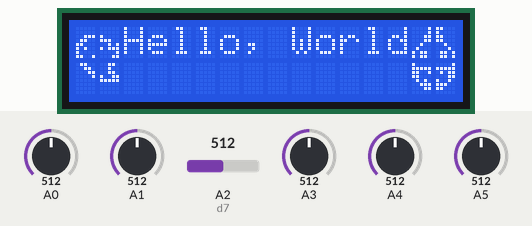
Bench run of a sketch on a simulated Arduino Uno, built with avr-gcc and run on an emulated ATmega328P. On the bench: 16×2 character LCD. The test bench sets the inputs (shaded band); at power-on: A0 = 512, A1 = 512, A2 (d7) = 512, A3 = 512, A4 = 512, A5 = 512. Random numbers use the default seed unless the sketch sets one; what the sketch prints to the serial monitor is not drawn.

Above: at 0.25 s.
At 57.8 s:
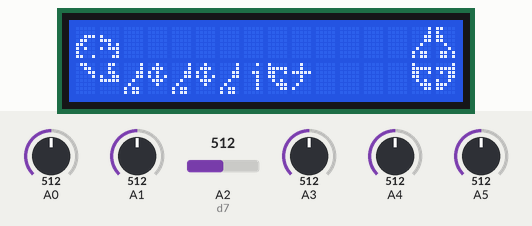
At 115.1 s:
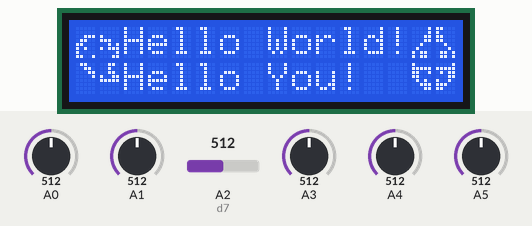

Measured:
- what the display in image 1 shows lasts 57.3 s, from 57.8 s to 115.1 s

The sketch:

halloween.ino
```cpp
//#include <ESP8266WiFi.h>
//#include <LiquidCrystal.h>
#include <LiquidCrystal595.h>
int d7 = 16, d6 = 5, d5 = 4, d4 = 0, rs = 14, en = 2;
//int d7 = 12, d6 = 11, d5 = 10, d4 = 9, rs = 7, en = 8;

LiquidCrystal595 lcd(12,13, 15);
//LiquidCrystal lcd(rs, en, d4, d5, d6, d7);
//LiquidCrystal lcd(D0, D1, D2, D3, D4, D5);
unsigned long currentMillis = 0;
unsigned long cycles = 0;
byte toggle_pin = 12;
byte rst_pin = 13;
bool toggle_state = false;

// variables will change:
int buttonState = 0;
int previousBState = 0;

#define CHANGE_MESSAGE 5000
#define MAX_CYCLES 6

//Declarations
extern byte ghost_top_left[];
extern byte ghost_top_right[];
extern byte ghost_bot_left[];
extern byte ghost_bot_right[];
extern byte pumpkin_top_left[];
extern byte pumpkin_top_right[];
extern byte pumpkin_bot_left[];
extern byte pumpkin_bot_right[];

extern const char* msg[];
extern size_t msg_count;

typedef unsigned int size_t;

void setup() {
  // put your setup code here, to run once:
  //Init random
  initRandom();
  // initialize the pushbutton pin as an input:
  pinMode(toggle_pin, INPUT_PULLUP);
  // set up the LCD's number of columns and rows:
  lcd.begin(16, 2);
  lcd.clear();
  // Print a message to the LCD.
  lcd.setCursor(2, 0);
  lcd.print("Hello, World!");
  // set the cursor to column 0, line 1
  // (note: line 1 is the second row, since counting begins with 0):
  Serial.begin(115200);
  currentMillis = CHANGE_MESSAGE - 30;
  pinMode(rst_pin, INPUT);
}

void loop() {
  // put your main code here, to run repeatedly:
  // check if the pushbutton is pressed. If it is, the buttonState is HIGH:
  // read the state of the pushbutton value:
    //lcd.clear();
   if(previousBState == HIGH && buttonState == LOW)
   {
      toggle_state = !toggle_state;
      currentMillis = CHANGE_MESSAGE;
      lcd.clear();
   }
   previousBState = buttonState;
   buttonState = digitalRead(toggle_pin);


   showBling();
   //lcd.setCursor(0, 0);
    //lcd.print("Hello, World!");
   if(!toggle_state)
    showRoutineMessages();
   else
    showUnavailableMsg();

   addTick();
   if(cycles >= MAX_CYCLES)
    {
      pinMode(rst_pin, OUTPUT);
      digitalWrite(rst_pin, HIGH);
    }
}

void addTick()
{
  delay(1);
  currentMillis++;
}

void showRoutineMessages()
{
  size_t strval = 0;
  if(currentMillis >= CHANGE_MESSAGE)
  {
    strval = random(msg_count - 1);
    lcd.clear();
    currentMillis = 0;
    cycles++;
  }
  else
    return;
  char* line1 = lineTok(msg[strval], '#', false);
  char* line2 = lineTok(msg[strval], '#', true);
  Serial.println(line1);
  if(line1)
  {
    //Return cursor to beginning of text
    lcd.setCursor(2, 0);
    lcd.print(line1);
    Serial.println(line1);
    delete line1;
  }
  if(line2)
  {
    //Return cursor to beginning of text
    lcd.setCursor(2, 1);
    lcd.print(line2);
    Serial.println(line2);
    delete line2;
  }
}

char* lineTok(const char* str, const char token, bool second)
{
  size_t s = 0;
  size_t startSeg = 0;
  size_t endSeg = 0;
  Serial.println(str);
  if(second)
  {
    while(str[startSeg] != '\n' &&  str[startSeg] != token)
    {
      startSeg++;
    }
    startSeg++;
    endSeg = startSeg;
  }
  while(str[endSeg] != '\n' &&  str[endSeg] != token)
  {
    endSeg++;
  }
  s = endSeg - startSeg;
  if(s <= 0)
    return NULL;

  char* p = new char[s + 1];
  Serial.println("his");
  for(size_t i = 0; i < s; i++)
  {
    p[i] = str[startSeg + i];
  }
  p[s] = 0;
  return p;
}

void showUnavailableMsg()
{
  //Return cursor to beginning of text
    lcd.setCursor(2, 0);
    lcd.print("No Candy!");
    lcd.setCursor(2, 1);
    lcd.print("Go Away! XD");
}

void showBling()
{
  //Create char
  //Ghost
  lcd.createChar(0, ghost_top_left);
  lcd.createChar(1, ghost_top_right);
  lcd.createChar(2, ghost_bot_left);
  lcd.createChar(3, ghost_bot_right);
  //Pumpkin
  lcd.createChar(4, pumpkin_top_left);
  lcd.createChar(5, pumpkin_top_right);
  lcd.createChar(6, pumpkin_bot_left);
  lcd.createChar(7, pumpkin_bot_right);

  //Display characters
  //Ghost
  lcd.setCursor(0, 0);
  lcd.write(byte(0));
  lcd.setCursor(1, 0);
  lcd.write(1);
  lcd.setCursor(0, 1);
  lcd.write(2);
  lcd.setCursor(1, 1);
  lcd.write(3);
  //Pumpkin
  lcd.setCursor(14, 0);
  lcd.write(4);
  lcd.setCursor(15, 0);
  lcd.write(5);
  lcd.setCursor(14, 1);
  lcd.write(6);
  lcd.setCursor(15, 1);
  lcd.write(7);
  //Return cursor to beginning of text
  lcd.setCursor(2, 0);

}


void initRandom()
{
  int r = 0;
  for( int i=1; i<=16; i++)
    r += analogRead(i);
  randomSeed(r);
}
```

char_dictionary.ino
```cpp
byte ghost_top_left[] = {0b00000000,
                         0b00000000,
                         0b00000111,
                         0b00001100,
                         0b00011000,
                         0b00010100,
                         0b00010000,
                         0b00011001};
byte ghost_bot_left[] = {0b00001100,
                         0b00000110,
                         0b00000011,
                         0b00000001,
                         0b00000000,
                         0b00000000,
                         0b00000000,
                         0b00000000};
byte ghost_bot_right[] ={0b00000110,
                         0b00000100,
                         0b00000110,
                         0b00010011,
                         0b00011111,
                         0b00000000,
                         0b00000000,
                         0b00000000};
byte ghost_top_right[] ={0b00000000,
                         0b00000000,
                         0b00010000,
                         0b00011100,
                         0b00000101,
                         0b00010111,
                         0b00000001,
                         0b00000011};
byte pumpkin_top_left[]={0b00000001,
                         0b00000001,
                         0b00000011,
                         0b00000011,
                         0b00000100,
                         0b00001000,
                         0b00010110,
                         0b00010110};
byte pumpkin_bot_left[]={0b00010000,
                         0b00011111,
                         0b00011001,
                         0b00011000,
                         0b00001010,
                         0b00000111,
                         0b00000011,
                         0b00000000};
byte pumpkin_bot_right[]={0b00000001,
                         0b00011111,
                         0b00001011,
                         0b00000011,
                         0b00010010,
                         0b00011100,
                         0b00011000,
                         0b00000000};
byte pumpkin_top_right[]={0b00011000,
                         0b00010000,
                         0b00011000,
                         0b00011000,
                         0b00000100,
                         0b00000010,
                         0b00001101,
                         0b00001101};
```

messages.ino
```cpp
const char* msg[] = {"Welcome To#Sweet Hell!\n",
                     "Remember To#Eat Veggies!\n",
                     "Sharing Is#Caring!\n",
                     "Skynet Is#Loading...\n",
                     "Need More#Minerals!\n"
                     "Remember Who#Is Your Boss\n"
                     "Your Mom Is#Your Boss!\n",
                     "Respect Your#   Mom!\n",
                     "Food#Please!\n",
                     "Stone#Please!\n",
                     "You are not#   Scary!\n",
                     "  Boo   #    Yeah!\n",
                     "Coffee Is#   Evil!\n",
                     "It's #Halloween!#\n",
                     "Santa Is Not#   .....\n",
                     "Hello World!#Hello You!\n",
                     "Fortnite =#Not Fun!\n",
                     "Is 2020 Here# Yet?\n",
                     "Check#Mate!\n"
                };

size_t msg_count = 19;
```
